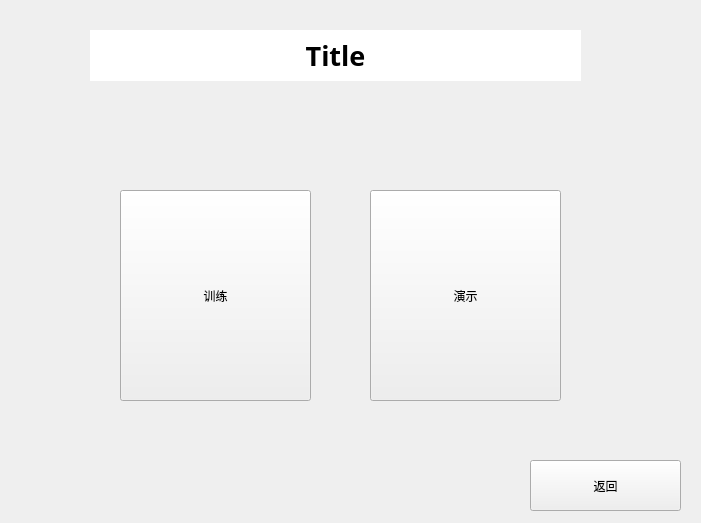
<?xml version="1.0" encoding="UTF-8"?>
<ui version="4.0">
 <class>Form</class>
 <widget class="QWidget" name="Form">
  <property name="geometry">
   <rect>
    <x>0</x>
    <y>0</y>
    <width>701</width>
    <height>523</height>
   </rect>
  </property>
  <property name="windowTitle">
   <string>Form</string>
  </property>
  <widget class="QLabel" name="label">
   <property name="geometry">
    <rect>
     <x>90</x>
     <y>30</y>
     <width>491</width>
     <height>51</height>
    </rect>
   </property>
   <property name="font">
    <font>
     <family>黑体</family>
     <pointsize>20</pointsize>
     <weight>75</weight>
     <bold>true</bold>
    </font>
   </property>
   <property name="styleSheet">
    <string notr="true">background-color: white;</string>
   </property>
   <property name="text">
    <string>Title</string>
   </property>
   <property name="alignment">
    <set>Qt::AlignCenter</set>
   </property>
  </widget>
  <widget class="QPushButton" name="pushButton">
   <property name="geometry">
    <rect>
     <x>120</x>
     <y>190</y>
     <width>191</width>
     <height>211</height>
    </rect>
   </property>
   <property name="text">
    <string>训练</string>
   </property>
  </widget>
  <widget class="QPushButton" name="pushButton_2">
   <property name="geometry">
    <rect>
     <x>370</x>
     <y>190</y>
     <width>191</width>
     <height>211</height>
    </rect>
   </property>
   <property name="text">
    <string>演示</string>
   </property>
  </widget>
  <widget class="QPushButton" name="pushButton_3">
   <property name="geometry">
    <rect>
     <x>530</x>
     <y>460</y>
     <width>151</width>
     <height>51</height>
    </rect>
   </property>
   <property name="text">
    <string>返回</string>
   </property>
  </widget>
 </widget>
 <resources/>
 <connections/>
</ui>
